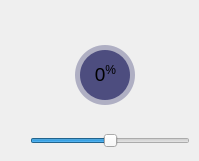
                  <widget class="QFrame" name="container10">
                   <property name="maximumSize">
                    <size>
                     <width>16777215</width>
                     <height>16777215</height>
                    </size>
                   </property>
                   <property name="frameShape">
                    <enum>QFrame::NoFrame</enum>
                   </property>
                   <property name="frameShadow">
                    <enum>QFrame::Raised</enum>
                   </property>
                   <widget class="QWidget" name="circularProgressBarBase" native="true">
                    <property name="geometry">
                     <rect>
                      <x>70</x>
                      <y>40</y>
                      <width>70</width>
                      <height>70</height>
                     </rect>
                    </property>
                    <widget class="QFrame" name="circularProgress">
                     <property name="geometry">
                      <rect>
                       <x>5</x>
                       <y>5</y>
                       <width>60</width>
                       <height>60</height>
                      </rect>
                     </property>
                     <property name="styleSheet">
                      <string notr="true">QFrame { border-radius: 30px; background-color: qconicalgradient(cx:0.5, cy:0.5, angle:90, stop:0.999 rgba(255, 0, 127, 0), stop:1.0 rgba(85, 170, 255, 255)); }</string>
                     </property>
                     <property name="frameShape">
                      <enum>QFrame::NoFrame</enum>
                     </property>
                     <property name="frameShadow">
                      <enum>QFrame::Raised</enum>
                     </property>
                    </widget>
                    <widget class="QFrame" name="circularBg">
                     <property name="geometry">
                      <rect>
                       <x>5</x>
                       <y>5</y>
                       <width>60</width>
                       <height>60</height>
                      </rect>
                     </property>
                     <property name="styleSheet">
                      <string notr="true">QFrame { border-radius: 30px; background-color: rgb(77, 77, 127, 100); }</string>
                     </property>
                     <property name="frameShape">
                      <enum>QFrame::NoFrame</enum>
                     </property>
                     <property name="frameShadow">
                      <enum>QFrame::Raised</enum>
                     </property>
                    </widget>
                    <widget class="QFrame" name="container">
                     <property name="geometry">
                      <rect>
                       <x>10</x>
                       <y>10</y>
                       <width>50</width>
                       <height>50</height>
                      </rect>
                     </property>
                     <property name="styleSheet">
                      <string notr="true">QFrame { border-radius: 25px; background-color: rgb(77, 77, 127); }</string>
                     </property>
                     <property name="frameShape">
                      <enum>QFrame::StyledPanel</enum>
                     </property>
                     <property name="frameShadow">
                      <enum>QFrame::Raised</enum>
                     </property>
                     <widget class="QLabel" name="labelPercentage">
                      <property name="geometry">
                       <rect>
                        <x>10</x>
                        <y>13</y>
                        <width>31</width>
                        <height>21</height>
                       </rect>
                      </property>
                      <property name="font">
                       <font>
                        <family>Arial</family>
                        <pointsize>10</pointsize>
                       </font>
                      </property>
                      <property name="text">
                       <string>&lt;html&gt;&lt;head/&gt;&lt;body&gt;&lt;p&gt;&lt;span style=&quot; font-size:14pt;&quot;&gt;0&lt;/span&gt;&lt;span style=&quot; font-size:14pt; vertical-align:super;&quot;&gt;%&lt;/span&gt;&lt;/p&gt;&lt;/body&gt;&lt;/html&gt;</string>
                      </property>
                      <property name="scaledContents">
                       <bool>false</bool>
                      </property>
                      <property name="alignment">
                       <set>Qt::AlignCenter</set>
                      </property>
                      <property name="wordWrap">
                       <bool>false</bool>
                      </property>
                     </widget>
                    </widget>
                    <zorder>circularBg</zorder>
                    <zorder>circularProgress</zorder>
                    <zorder>container</zorder>
                   </widget>
                   <widget class="QSlider" name="slider">
                    <property name="geometry">
                     <rect>
                      <x>30</x>
                      <y>130</y>
                      <width>160</width>
                      <height>22</height>
                     </rect>
                    </property>
                    <property name="minimum">
                     <number>-100</number>
                    </property>
                    <property name="maximum">
                     <number>100</number>
                    </property>
                    <property name="orientation">
                     <enum>Qt::Horizontal</enum>
                    </property>
                   </widget>
                  </widget>
